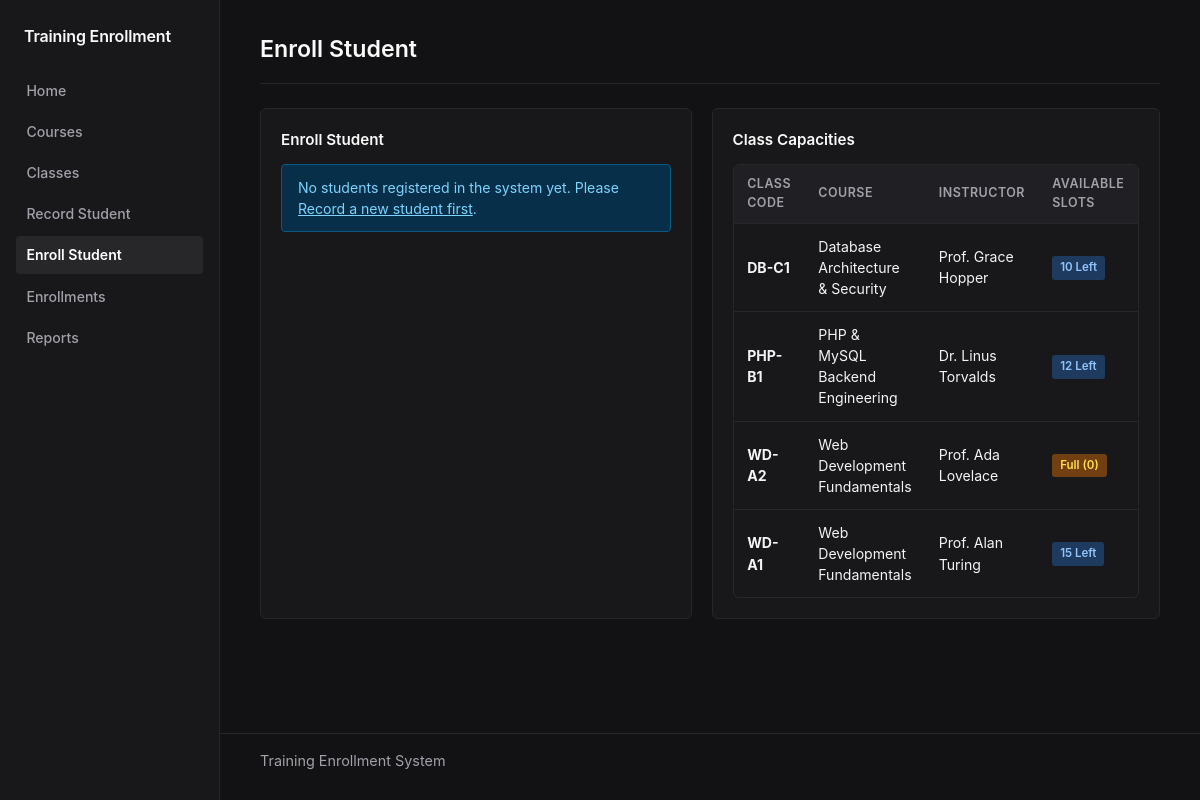
The app's page /admin/enroll.php with its own data.
### tables this page shows
CREATE TABLE `classes` (
  `class_id` int(11) NOT NULL AUTO_INCREMENT,
  `course_id` int(11) NOT NULL,
  `class_code` varchar(20) NOT NULL,
  `schedule` varchar(100) DEFAULT NULL,
  `instructor` varchar(100) DEFAULT NULL,
  `slots` int(11) NOT NULL DEFAULT 0,
  PRIMARY KEY (`class_id`),
  KEY `course_id` (`course_id`),
  CONSTRAINT `fk_classes_course` FOREIGN KEY (`course_id`) REFERENCES `courses` (`course_id`) ON DELETE RESTRICT ON UPDATE CASCADE
);

CREATE TABLE `courses` (
  `course_id` int(11) NOT NULL AUTO_INCREMENT,
  `course_code` varchar(20) NOT NULL,
  `course_name` varchar(100) NOT NULL,
  `description` text DEFAULT NULL,
  PRIMARY KEY (`course_id`),
  UNIQUE KEY `course_code` (`course_code`)
);

### classes/ClassSection.php (called while the page is built, shortened)
<?php
class ClassSection {
    private $db;
    public function __construct(PDO $db) {
        $this->db = $db;
    }
    public function allWithCourse() {
        $sql = "SELECT c.*, co.course_code, co.course_name
                FROM classes c
                JOIN courses co ON c.course_id = co.course_id
                ORDER BY c.class_id DESC";
        $stmt = $this->db->query($sql);
        return $stmt->fetchAll();
    }
}

### admin/enroll.php (the view, shortened to what this page needs)
<?php
require_once __DIR__ . '/../config/db.php';
require_once __DIR__ . '/../classes/ClassSection.php';
$studentModel = new Student($db);
$classModel = new ClassSection($db);
$students = $studentModel->all();
$classList = $classModel->allWithCourse();
require_once __DIR__ . '/../includes/header.php';
?>
<div class="page-header">
    <h1>Enroll Student</h1>
</div>
<div class="grid-2">
    <div class="card">
        <h2 class="card-title">Enroll Student</h2>
        <?php if (empty($students)): ?>
            <div class="alert alert-info">
                No students registered in the system yet. Please <a href="students.php">Record a new student first</a>.
            </div>
        <?php elseif (empty($classList)): ?>
            <div class="alert alert-warning">
                No classes available. Please <a href="classes.php">create a class section</a> first.
            </div>
        <?php endif; ?>
    </div>
    <div>
        <div class="card">
            <h2 class="card-title">Class Capacities</h2>
            <div class="table-responsive">
                <table>
                    <thead>
                        <tr>
                            <th>Class Code</th>
                            <th>Course</th>
                            <th>Instructor</th>
                            <th>Available Slots</th>
                        </tr>
                    </thead>
                    <tbody>
                        <?php foreach ($classList as $cl): ?>
                            <tr>
                                <td><strong><?= htmlspecialchars($cl['class_code']) ?></strong></td>
                                <td><?= htmlspecialchars($cl['course_name']) ?></td>
                                <td><?= htmlspecialchars($cl['instructor']) ?></td>
                                <td>
                                    <?php if ((int)$cl['slots'] > 0): ?>
                                        <span class="badge badge-slot-ok"><?= (int)$cl['slots'] ?> Left</span>
                                    <?php else: ?>
                                        <span class="badge badge-slot-full">Full (0)</span>
                                    <?php endif; ?>
                                </td>
                            </tr>
                        <?php endforeach; ?>
                    </tbody>
                </table>
            </div>
        </div>
    </div>
</div>
<?php require_once __DIR__ . '/../includes/footer.php'; ?>

### css/style.css (style rules this page uses)
* { box-sizing: border-box; margin: 0; padding: 0; }
body { font-family: -apple-system, BlinkMacSystemFont, "Segoe UI", Roboto, Helvetica, Arial, sans-serif; background-color: #121214; color: #f4f4f5; font-size: 14px; line-height: 1.5; }
.page-header { margin-bottom: 1.5rem; padding-bottom: 0.75rem; border-bottom: 1px solid #27272a; }
h1 { font-size: 1.45rem; font-weight: 600; color: #fafafa; margin-bottom: 0.25rem; }
h2 { font-size: 1.1rem; font-weight: 600; color: #fafafa; margin-bottom: 0.75rem; }
.card { background-color: #18181b; border: 1px solid #27272a; border-radius: 6px; padding: 1.25rem; margin-bottom: 1.25rem; }
.card-title { font-size: 0.95rem; font-weight: 600; color: #fafafa; margin-bottom: 0.75rem; }
.grid-2 { display: grid; grid-template-columns: 1fr 1fr; gap: 1.25rem; }
.table-responsive { overflow-x: auto; background-color: #18181b; border: 1px solid #27272a; border-radius: 6px; }
table { width: 100%; border-collapse: collapse; text-align: left; font-size: 0.88rem; }
th { background-color: #202024; color: #a1a1aa; font-weight: 600; font-size: 0.78rem; padding: 0.65rem 0.85rem; border-bottom: 1px solid #27272a; text-transform: uppercase; letter-spacing: 0.04em; }
td { padding: 0.75rem 0.85rem; border-bottom: 1px solid #27272a; vertical-align: middle; color: #f4f4f5; }
tr:last-child td { border-bottom: none; }
.alert { padding: 0.75rem 1rem; border-radius: 4px; margin-bottom: 1.25rem; font-size: 0.88rem; border: 1px solid transparent; }
.alert-info { background-color: #082f49; color: #7dd3fc; border-color: #075985; }
.alert a { color: inherit; text-decoration: underline; }
.badge { display: inline-block; padding: 0.2rem 0.5rem; border-radius: 3px; font-size: 0.72rem; font-weight: 600; }
.badge-slot-ok { background-color: #1e3a5f; color: #93c5fd; }
.badge-slot-full { background-color: #713f12; color: #fde047; }

### records on screen
classes: class_code "DB-C1", course.course_name "Database Architecture & Security", instructor "Prof. Grace Hopper", slots "10"
classes: class_code "PHP-B1", course.course_name "PHP & MySQL Backend Engineering", instructor "Dr. Linus Torvalds", slots "12"
classes: class_code "WD-A2", course.course_name "Web Development Fundamentals", instructor "Prof. Ada Lovelace", slots "Full (0)"
classes: class_code "WD-A1", course.course_name "Web Development Fundamentals", instructor "Prof. Alan Turing", slots "15"
